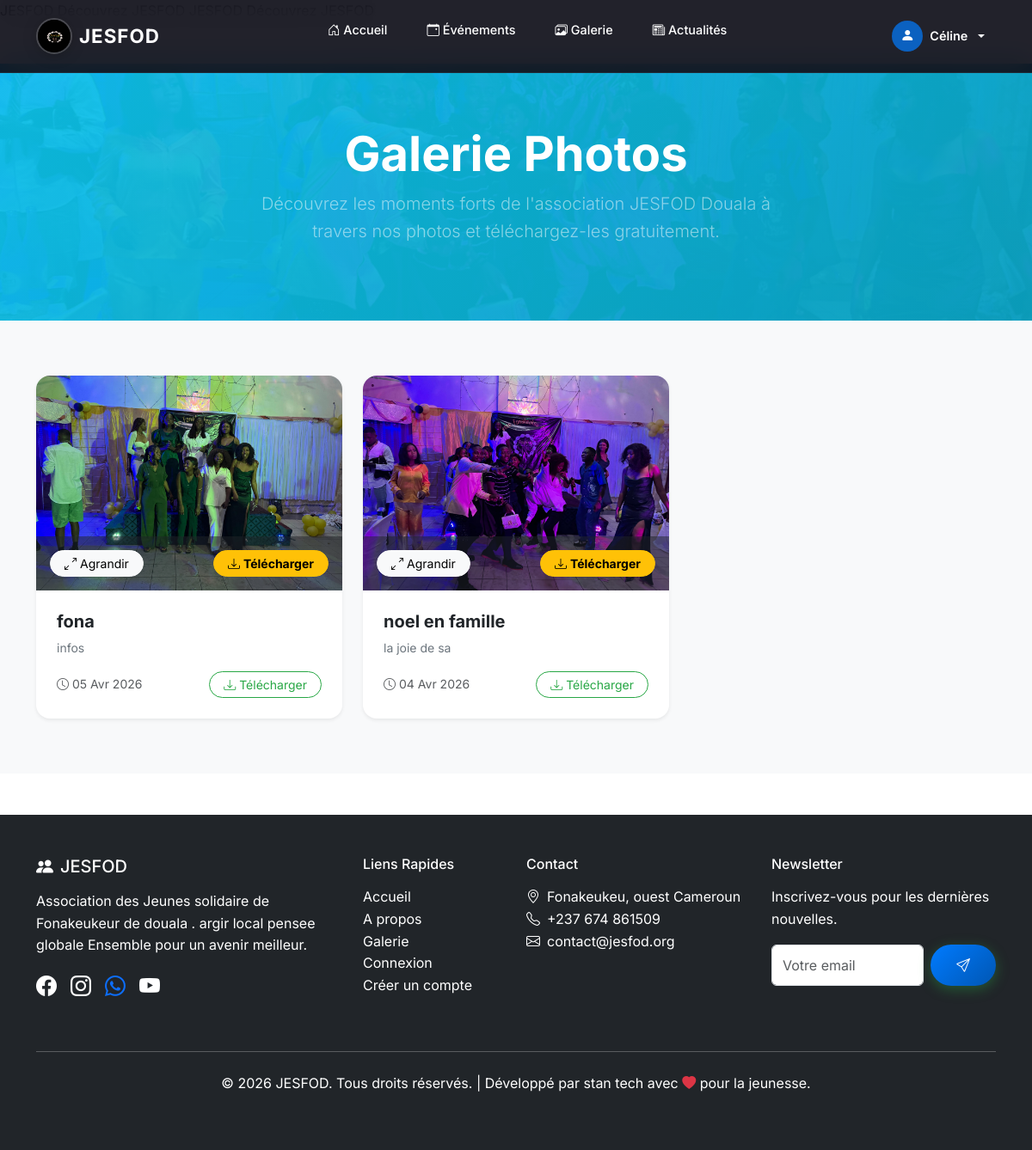
The page /galerie/ (signed in) on the database its author committed.
### admin_JESFOD/models.py (models this page shows, shortened)
class Gallery(models.Model):
    title = models.CharField(max_length=200)
    description = models.TextField(blank=True)
    image = models.ImageField(upload_to="gallery/", blank=True)
    video = models.FileField(upload_to="videos/", blank=True, null=True)
    created_by = models.ForeignKey(User, on_delete=models.CASCADE)
    created_date = models.DateTimeField(auto_now_add=True)
    is_published = models.BooleanField(default=True)
    class Meta:
        ordering = ['-created_date']

### menber_JESFOD/views_fixed.py (the view)
# urls.py: path('galerie/', public_gallery, name='public_gallery'),
@login_required
def public_gallery(request):
    galleries = Gallery.objects.filter(is_published=True).order_by('-created_date')
    return render(request, 'public_gallery.html', {'galleries': galleries})

### menber_JESFOD/models.py (called while the page is built)
    @property
    def is_bureau(self):
        return self.role == 'bureau'

### JESFOD_PROJECT/templates/public_gallery.html (shortened to what this page needs)
{% extends 'base.html' %}
{% block content %}
<section class="py-5 text-white text-center position-relative" style="background: linear-gradient(135deg, rgba(13, 202, 240, 0.9), rgba(10, 162, 192, 0.95)), url('/static/images/cp4.jpg') center/cover no-repeat;">
  <div class="container py-4">
    <h1 class="display-4 fw-bold mb-2">Galerie Photos</h1>
    <p class="lead text-white-50 mx-auto" style="max-width: 650px;">
      Découvrez les moments forts de l'association JESFOD Douala à travers nos photos et téléchargez-les gratuitement.
    </p>
  </div>
</section>
<section class="py-5 bg-light">
  <div class="container py-3">
    <div class="row g-4">
      {% for item in galleries %}
      <div class="col-md-6 col-lg-4">
        <div class="card h-100 border-0 shadow-sm rounded-4 overflow-hidden hover-shadow transition bg-white">
          {% if item.image %}
          <div class="position-relative overflow-hidden group">
            <img src="{{ item.image.url }}" class="card-img-top gallery-img" alt="{{ item.title }}" style="height: 250px; object-fit: cover; transition: transform 0.3s ease;">
            <div class="position-absolute bottom-0 start-0 end-0 p-3 bg-dark bg-opacity-50 d-flex justify-content-between align-items-center opacity-90">
              <button type="button" class="btn btn-sm btn-light rounded-pill px-3" data-bs-toggle="modal" data-bs-target="#imageModal{{ item.pk }}">
                <i class="bi bi-arrows-angle-expand me-1"></i>Agrandir
              </button>
              <a href="{% url 'download_photo' item.pk %}" class="btn btn-sm btn-warning rounded-pill px-3 fw-bold">
                <i class="bi bi-download me-1"></i>Télécharger
              </a>
            </div>
          </div>
          {% endif %}
          <div class="card-body p-4">
            <h5 class="fw-bold text-dark mb-2">{{ item.title }}</h5>
            {% if item.description %}
            <p class="text-secondary small mb-3">{{ item.description }}</p>
            {% endif %}
            <div class="d-flex justify-content-between align-items-center mt-auto">
              <small class="text-muted"><i class="bi bi-clock me-1"></i>{{ item.created_date|date:"d M Y" }}</small>
              <a href="{% url 'download_photo' item.pk %}" class="btn btn-outline-success btn-sm rounded-pill px-3">
                <i class="bi bi-download me-1"></i>Télécharger
              </a>
            </div>
          </div>
        </div>
      </div>
      {% endfor %}
    </div>
  </div>
</section>
{% endblock %}

### JESFOD_PROJECT/templates/base.html (shortened to what this page needs)
{% load static %}
<!DOCTYPE html>
<html lang="fr">
<head>
    <link href="https://cdn.jsdelivr.net/npm/bootstrap@5.3.3/dist/css/bootstrap.min.css" rel="stylesheet">
    <link href="https://cdn.jsdelivr.net/npm/bootstrap-icons@1.11.3/font/bootstrap-icons.css" rel="stylesheet">
    <link href="https://cdnjs.cloudflare.com/ajax/libs/animate.css/4.1.1/animate.min.css" rel="stylesheet">
    <link rel="stylesheet" href="{% static 'css/style.css' %}">
</head>
<body>
<nav class="jesfod-navbar navbar navbar-expand-lg fixed-top navbar-dark" id="mainNav">
    <div class="container">
        <a class="navbar-brand d-flex align-items-center gap-2" href="{% url 'home' %}">
            <img src="{% static 'images/logo.jpeg' %}" alt="Logo JESFOD" width="42" height="42" class="rounded-circle logo-hero">
            <span class="brand-name fw-bold">JESFOD</span>
        </a>
        <div class="offcanvas offcanvas-end text-bg-dark" tabindex="-1" id="navbarOffcanvas" aria-labelledby="navbarOffcanvasLabel">
            <div class="offcanvas-body">
                <ul class="navbar-nav mx-auto mb-2 mb-lg-0 gap-1">
                    {% if not is_member_page and not is_admin_page %}
                    <li class="nav-item">
                        <a class="nav-link nav-pill-link" href="{% url 'home' %}"><i class="bi bi-house-door me-1"></i>Accueil</a>
                    </li>
                    <li class="nav-item">
                        <a class="nav-link nav-pill-link" href="{% url 'public_events' %}"><i class="bi bi-calendar-event me-1"></i>Événements</a>
                    </li>
                    <li class="nav-item">
                        <a class="nav-link nav-pill-link" href="{% url 'public_gallery' %}"><i class="bi bi-images me-1"></i>Galerie</a>
                    </li>
                    <li class="nav-item">
                        <a class="nav-link nav-pill-link" href="{% url 'home' %}#news"><i class="bi bi-newspaper me-1"></i>Actualités</a>
                    </li>
                    {% endif %}
                </ul>
                <ul class="navbar-nav align-items-center gap-2 mt-4 mt-lg-0">
                    {% if user.is_authenticated %}
                        <li class="nav-item dropdown w-100 w-lg-auto text-center text-lg-start">
                            <a class="nav-link dropdown-toggle d-flex align-items-center justify-content-center justify-content-lg-start gap-2 nav-user-btn" href="#" role="button" data-bs-toggle="dropdown">
                                <div class="user-avatar-sm">
                                    <i class="bi bi-person-fill"></i>
                                </div>
                                <span class="fw-semibold">{{ user.username }}</span>
                            </a>
                        </li>
                    {% endif %}
                </ul>
            </div>
        </div>
    </div>
</nav>
    <main class="pt-5">
        {% block content %}{% endblock %}
    </main>
    <footer class="bg-dark text-white py-5 mt-5">
        <div class="container">
            <div class="row">
                <div class="col-lg-4 mb-4">
                    <h5 class="mb-3"><i class="bi bi-people-fill me-2 text-light-green"></i>JESFOD</h5>
                    <p>Association des Jeunes solidaire  de Fonakeukeur de douala . argir local pensee globale Ensemble pour un avenir meilleur.</p>
                    <div class="d-flex gap-3">
                        <a href="https://web.facebook.com/groups/367541119929232/events" class="text-white"><i class="bi bi-facebook fs-4"></i></a>
                        <a href="https://vt.tiktok.com/ZS9ePpjALuUoM-Sc5Da/" class="text-white"><i class="bi bi-instagram fs-4"></i></a>
                        <a href="https://chat.whatsapp.com/LVOzfSy7LtFAonZo5Kwwvy?mode=gi_t"><i class="bi bi-whatsapp fs-4"></i></a>
                        <a href="https://vt.tiktok.com/ZS9ePpjALuUoM-Sc5Da/" class="text-white"><i class="bi bi-youtube fs-4"></i></a>
                    </div>
                </div>
                <div class="col-lg-2 col-md-6 mb-4">
                    <h6 class="mb-3">Liens Rapides</h6>
                    <ul class="list-unstyled">
                        <li><a href="#accueil" class="text-white text-decoration-none">Accueil</a></li>
                        <li><a href="#apropos" class="text-white text-decoration-none">A propos</a></li>
                        <li><a href="#galerie" class="text-white text-decoration-none">Galerie</a></li>
                        <li><a href="{% url 'login' %}" class="text-white text-decoration-none">Connexion</a></li>
                         <li><a href="{% url 'register' %}" class="text-white text-decoration-none">Créer un compte</a></li>
                    </ul>
                </div>
                <div class="col-lg-3 col-md-6 mb-4">
                    <h6 class="mb-3">Contact</h6>
                    <ul class="list-unstyled">
                        <li><i class="bi bi-geo-alt me-2"></i>Fonakeukeu,  ouest Cameroun</li>
                        <li><i class="bi bi-telephone me-2"></i>+237 674 861509</li>
                        <li><i class="bi bi-envelope me-2"></i>contact@jesfod.org</li>
                    </ul>
                </div>
                <div class="col-lg-3 mb-4">
                    <h6 class="mb-3">Newsletter</h6>
                    <p>Inscrivez-vous pour les dernières nouvelles.</p>
                    <form class="d-flex">
                        <input type="email" class="form-control me-2" placeholder="Votre email">
                        <button class="btn btn-success"><i class="bi bi-send"></i></button>
                    </form>
                </div>
            </div>
            <hr class="my-4">
            <div class="text-center">
                <p>&copy; 2026 JESFOD. Tous droits réservés. | Développé  par stan tech avec <i class="bi bi-heart-fill text-danger"></i> pour la jeunesse.</p>
            </div>
        </div>
    </footer>
</body>
</html>

### JESFOD_PROJECT/static/css/style.css (style rules this page uses)
:root { --primary-blue: #007BFF; --secondary-blue: #0056b3; --primary-green: #28a745; --secondary-green: #20c997; --light-blue: #e3f2fd; --light-green: #e9f7ef; --gray: #6c757d; --light-gray: #f8f9fa; --white: #ffffff; --dark: #0f1117; --card-radius: 20px; --transition: all 0.3s ease; }
body { font-family: 'Inter', 'Segoe UI', Tahoma, Geneva, Verdana, sans-serif; line-height: 1.6; color: #333; background-color: var(--white); }
.jesfod-navbar { background: rgba(10, 10, 20, 0.9) !important; backdrop-filter: blur(16px); -webkit-backdrop-filter: blur(16px); border-bottom: 1px solid rgba(255,255,255,0.07); padding: 0.6rem 0; transition: var(--transition); }
.brand-name { font-size: 1.4rem; letter-spacing: 1px; color: #fff !important; }
.logo-hero { border: 2px solid rgba(255,255,255,0.2); transition: var(--transition); filter: drop-shadow(0 2px 6px rgba(0,0,0,0.4)); }
.nav-pill-link { color: rgba(255,255,255,0.82) !important; padding: 0.45rem 1rem !important; border-radius: 50px !important; font-size: 0.9rem; font-weight: 500; transition: var(--transition); }
.nav-user-btn { color: rgba(255,255,255,0.9) !important; font-size: 0.9rem; }
.user-avatar-sm { width: 36px; height: 36px; border-radius: 50%; background: rgba(0,123,255,0.7); display: flex; align-items: center; justify-content: center; font-size: 1rem; color: #fff; }
.navbar-brand, .nav-link { color: var(--white) !important; }
.btn-primary, .btn-success { background: linear-gradient(135deg, var(--primary-blue), var(--secondary-blue)); border: none; box-shadow: 0 4px 15px rgba(0, 123, 255, 0.4); padding: 12px 30px; border-radius: 50px; font-weight: 600; transition: all 0.3s ease; box-shadow: 0 4px 15px rgba(40, 167, 69, 0.4); color: var(--white); }
.btn-outline-success { color: var(--primary-green); border-color: var(--primary-green); }
.card { border: none; border-radius: 20px; overflow: hidden; transition: transform 0.3s ease; box-shadow: 0 4px 15px rgba(0,0,0,0.1); }
section { padding: 80px 0; }
.navbar { padding: 1rem 0; }
.nav-link { transition: all 0.3s ease; margin: 0 5px; }
.navbar-brand img.logo-hero { transition: all 0.3s ease; filter: drop-shadow(0 2px 8px rgba(0,0,0,0.3)); }
.gallery-img { width: 100%; height: 100%; object-fit: cover; transition: transform 0.5s ease; }

### rows shown on the page
Gallery: image (picture), title "fona", description "infos", created_date "05 Avr 2026"
Gallery: image (picture), title "noel en famille", description "la joie de sa", created_date "04 Avr 2026"

### other values the page prints
{{ user.username }} "Céline"
